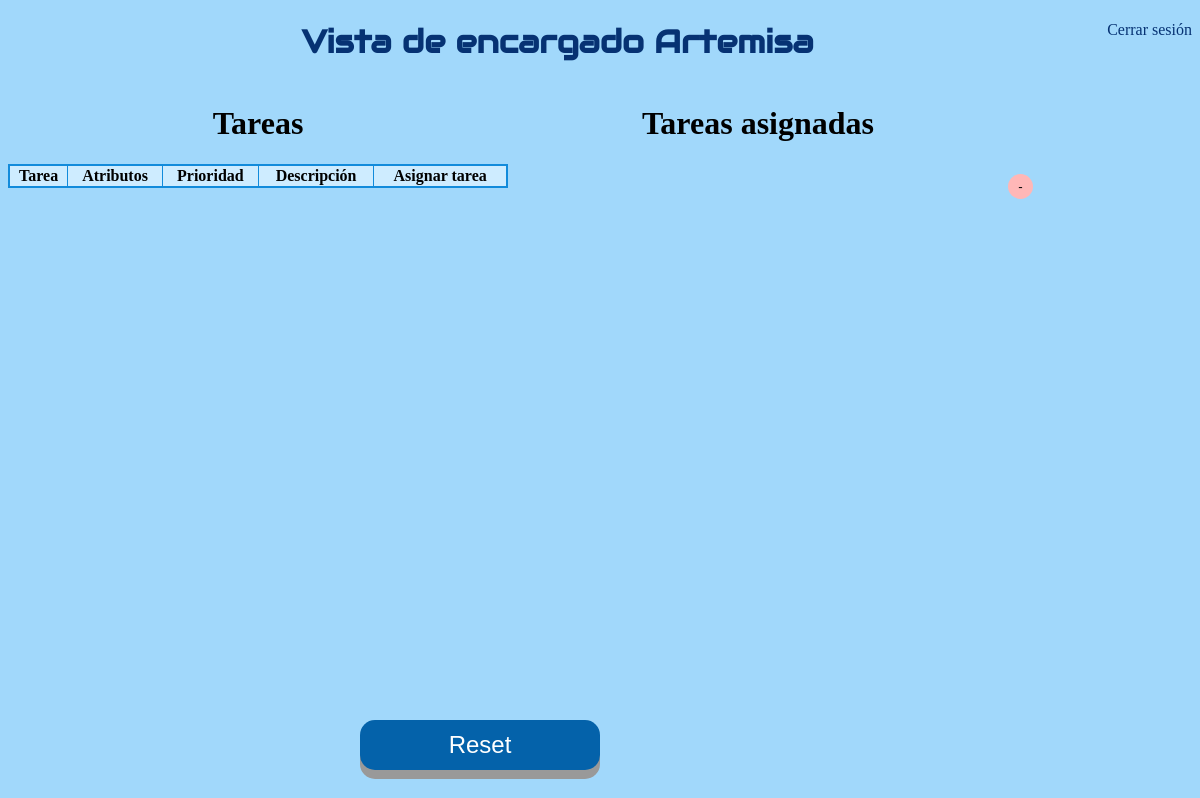
The page /interfaz_encargado.html on the database as committed earlier.
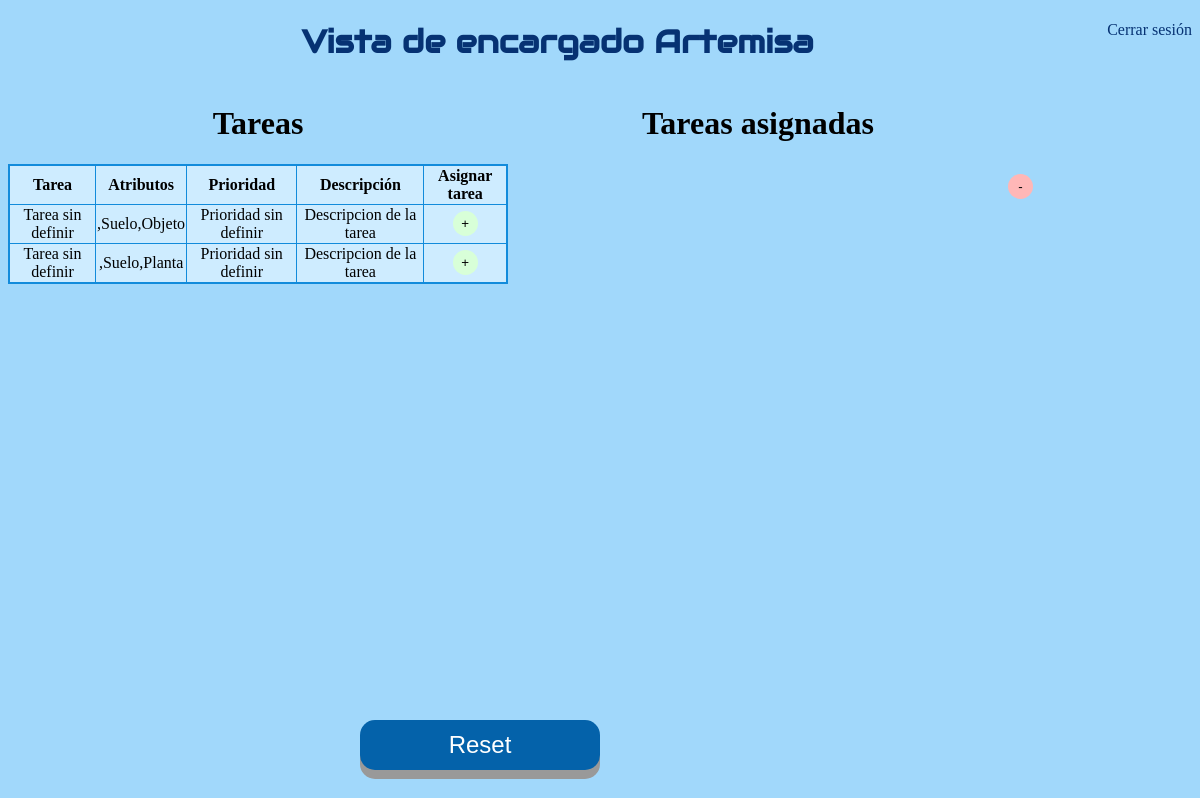
The same page on the database as committed later.
### app.py (models this page shows)
class Todo(db.Model): #Tabla para tareas creadas
    id = db.Column(db.Integer, primary_key=True)
    content = db.Column(db.String(200), nullable=False)
    priority = db.Column(db.String(200))        # prioridad
    descripcion = db.Column(db.String(200))             # Descripcion
    atributos = db.Column(db.String(800))               # Atributos

### app.py (the view)
@app.route('/interfaz_encargado.html', methods=['POST','GET'])   # Redireccion a Encargado
def encargado():
    tasks = Todo.query.order_by(Todo.id).all() # tareas ordenadas por id
    return render_template('interfaz_encargado.html', tasks=tasks)

### templates/interfaz_encargado.html (shortened to what this page needs)
{% extends 'base.html' %}
{% block body %}
<a style="float:right" href="index.html">Cerrar sesión</a>
    <center>
        <h1 class="principal"> Vista de encargado Artemisa</h1>
    </center>
    <div class="inline-div-izquierda">
        <h1 class="Copper">Tareas</h1>
        <center>
            <table>
                <tr>
                    <th> Tarea</th>
                    <th>Atributos</th>
                    <th>Prioridad</th>
                    <th>Descripción</th>
                    <th>Asignar tarea</th>
                </tr>
                {% for task in tasks %}
                    {% if task.id!=1 %}
                            <tr>
                            <td> {{ task.content }}</td>
                            <td>
                                {{task.atributos}}
                            </td>
                            <td>
                                {{task.priority}}
                            </td>
                            <td>
                                {{task.descripcion}}
                            </td>
                            <td>
                                <button type="button" class="button3" onClick="window.location.href='/asignar/{{task.id}}';">+</button>
                            </td>
                        </tr>
                    {% endif %}
                {% endfor %}
            </table>
        </center>
    </div>
    <center>
        <div class="inline-div-izquierda">
            <h1 class="Copper"> Tareas asignadas</h1>
        </div>
    </center>
    <div class="inline-div-izquierda2">
        <br> <br> <br> <br> <br>
        <button type="button" class="button4" onClick="eliminar()">-</button> <br>
    </div>
    <button id="boton2" class="button2" onclick="window.location.href='interfaz_encargado.html';">Reset</button>
{% endblock %}

### templates/base.html (shortened to what this page needs)
<!DOCTYPE html>
<html>
    <head>
        <link rel="stylesheet" href="{{ url_for('static', filename='css/main.css') }}">
    </head>
    <body>
        {% block body %} {% endblock %}
    </body>
</html>

### static/css/main.css (style rules this page uses)
a:link { text-decoration: none; color: rgb(6, 50, 115); }
body { background-color: #a1d8fb; }
h1.Copper { font-family: Copperplate, Papyrus, fantasy; text-align: center }
h1.principal { font-family: "Audiowide", sans-serif; color: rgb(6, 50, 115); }
.button2 { width: 20%; height: 50px; font-size: 24px; text-align: center; position: absolute; bottom: 30px; right: 600px; cursor: pointer; outline: none; color: #fff; background-color: #0462aa; border: none; border-radius: 15px; box-shadow: 0 9px #999; }
.button3 { width: 25px; height: 25px; border: none; border-radius: 15px; background-color: #d8ffd8; }
.button4 { width: 25px; height: 25px; border: none; border-radius: 15px; background-color: #ffb7b7; }
.inline-div-izquierda { width: 500px; float: left; }
.inline-div-izquierda2 { width: 72px; float: left; }
table { border: 2px solid rgb(18, 139, 219); border-collapse: collapse; width: 100%; text-align: center; background-color: #ceecff; }
th, td { border: 1px solid rgb(18, 139, 219); }

Rows that differ between the two databases and show on the page:
added Todo: content "Tarea sin definir", atributos ",Suelo,Objeto", priority "Prioridad sin definir", descripcion "Descripcion de la tarea"
added Todo: content "Tarea sin definir", atributos ",Suelo,Planta", priority "Prioridad sin definir", descripcion "Descripcion de la tarea"
